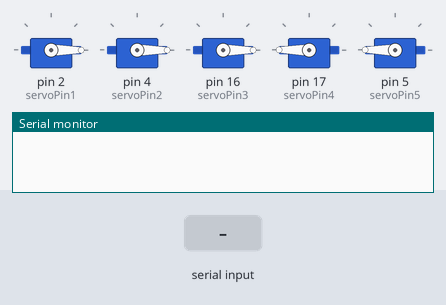
A sketch run on a simulated Arduino Uno, built with avr-gcc and run on an emulated ATmega328P. On the bench: 5 × servo, the last lines printed to the serial monitor. The test bench sets the inputs (shaded band).

Above: at 1.2 s.
1.3 s: byte 1 (1) received over Serial
At 1.6 s:
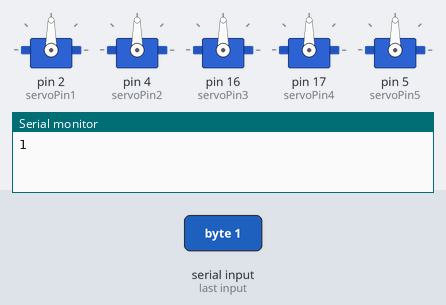
2.8 s: "1" received over Serial
At 4.2 s:
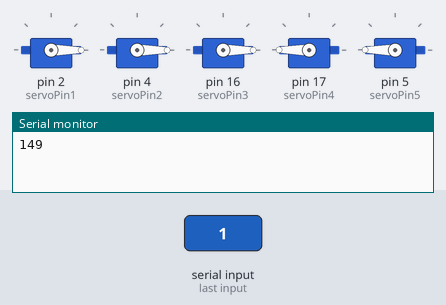
Timing chart, 0 to 5.8 s (numbered marks = the images above; inputs shaded):
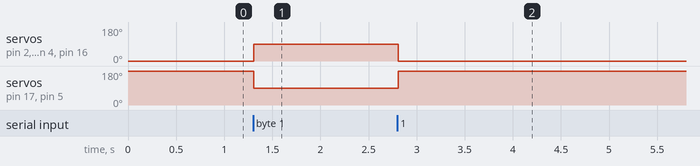

Measured:
- after the input at 1.3 s, servo on pin 2 (servoPin1), servo on pin 4 (servoPin2), servo on pin 16 (servoPin3): 0° → 90° at once; servo on pin 17 (servoPin4), servo on pin 5 (servoPin5): 180° → 90° at once
- after the input at 2.8 s, servo on pin 2 (servoPin1), servo on pin 4 (servoPin2), servo on pin 16 (servoPin3): 90° → 0° at once; servo on pin 17 (servoPin4), servo on pin 5 (servoPin5): 90° → 180° at once

The sketch:

servo_motor.ino
```cpp
#include <Servo.h>

Servo servo1;
Servo servo2;
Servo servo3;
Servo servo4;
Servo servo5;

int servoPin1 = 2; // Pin number for servo 1 little
int servoPin2 = 4; // Pin number for servo 2 ring
int servoPin3 = 16; // Pin number for servo 3 middle
int servoPin4 = 17; // Pin number for servo 4 index
int servoPin5 = 5; // Pin number for servo 5 thumb


int sensorValue = 0;

void setup() {
  servo1.attach(servoPin1);
  servo2.attach(servoPin2);
  servo3.attach(servoPin3);
  servo4.attach(servoPin4);
  servo5.attach(servoPin5);
  servo1.write(0);
  servo2.write(0);
  servo3.write(0);
  servo4.write(180);
  servo5.write(180);
  Serial.begin(9600);
}

void loop() {

  if (Serial.available() > 0) {
    // read the incoming byte:
    sensorValue = Serial.read();
    Serial.print(sensorValue);

  }
  // Move little servo 1 based on sensor value and threshold
  if (sensorValue == 1) {
    servo1.write(90); // Move to 0 degrees
  } else {
    servo1.write(0); // Move to 90 degrees
  }

  // Move ring servo 2 based on sensor value and threshold
  if (sensorValue == 1) {
    servo2.write(90); // Move to 45 degrees
  } else {
    servo2.write(0); // Move to 90 degrees
  }

  // Move middle servo 3 based on sensor value and threshold
  if (sensorValue == 1) {
    servo3.write(90); // Move to 90 degrees
  } else {
    servo3.write(0); // Move to 135 degrees
  }

  // Move index servo 4 based on sensor value and threshold
  if (sensorValue == 1) {
    servo4.write(90); // Move to 135 degrees
  } else {
    servo4.write(180); // Move to 180 degrees
  }

  // Move servo 5 thumb based on sensor value and threshold
  if (sensorValue == 1) {
    servo5.write(90); // Move to 180 degrees
  } else {
    servo5.write(180); // Move to 90 degrees
  }

  delay(100); // Delay between readings and movements
}
```
